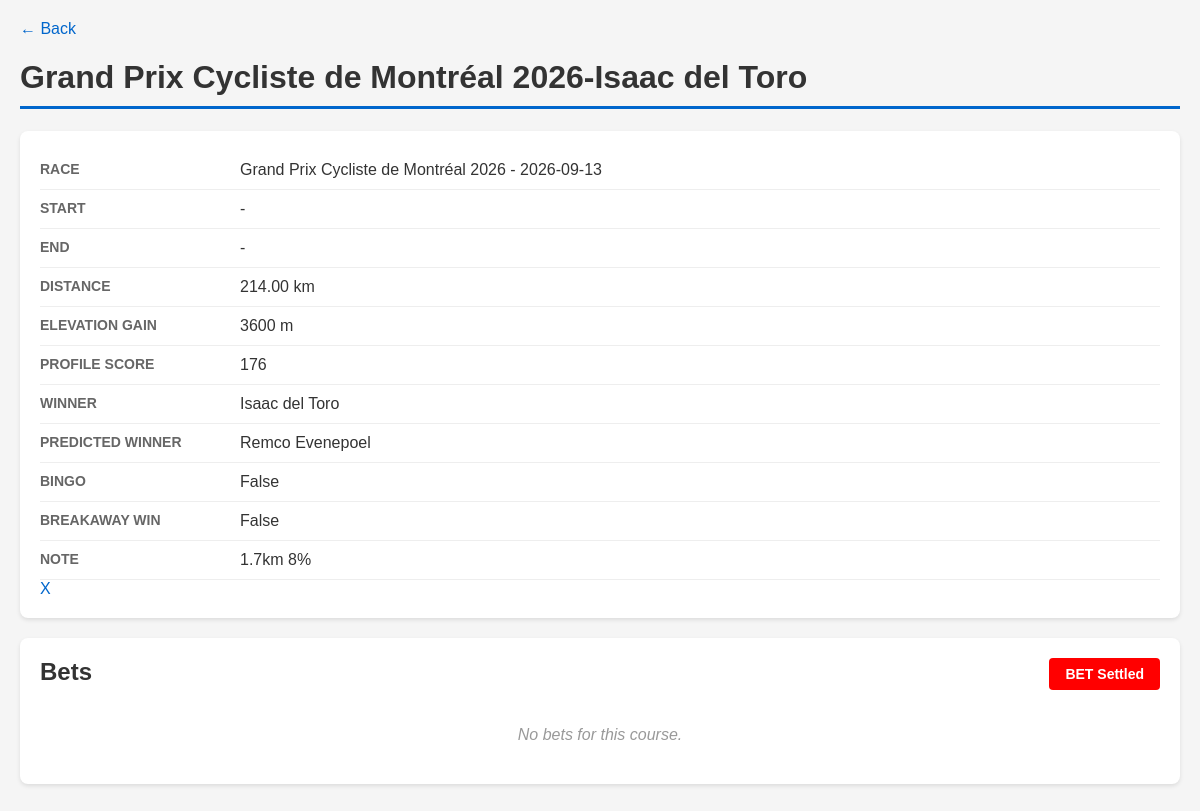
Screenshot of /course/156/ with the database file from the repository.
### uci/models/course.py (models this page shows, shortened)
class Course(models.Model):
    DEFAULT_BET_AMOUNT = Decimal('1')
    race = models.ForeignKey(Race, on_delete=models.CASCADE, related_name='courses')
    name = models.CharField(max_length=200)
    start = models.CharField(max_length=120, null=True, blank=True)
    end = models.CharField(max_length=120, null=True, blank=True)
    distance_km = models.DecimalField(max_digits=6, decimal_places=2, null=True, blank=True)
    elevation_gain_m = models.IntegerField(null=True, blank=True)
    note = models.TextField(max_length=500, null=True, blank=True)
    key_point = models.JSONField(null=True, blank=True, default=list)
    profile_score = models.IntegerField(null=True, blank=True)
    profile_score_20k = models.IntegerField(null=True, blank=True)
    winner = models.ForeignKey(Rider, on_delete=models.CASCADE, null=True, blank=True, related_name='course_winner')
    predict_winner = models.ForeignKey(Rider, on_delete=models.CASCADE, null=True, blank=True, related_name='course_predict_winner')
    pre_analysis = models.TextField(max_length=500, null=True, blank=True)
    course_url = models.URLField(null=True, blank=True)
    is_won_by_breakaway = models.BooleanField(default=False)
    bingo_rate = models.DecimalField(max_digits=6, decimal_places=2, null=True, blank=True)
    settled = models.BooleanField(default=False)
    def __init__(self, *args, **kwargs):
        super().__init__(*args, **kwargs)
        self.__original_predict_winner_id = self.predict_winner_id
    def __str__(self):
        return f"{self.name}-{self.winner}"
    @property
    def bingo(self):
        return self.predict_winner == self.winner and self.winner is not None

### uci/models/rider.py (models this page shows, shortened)
class Rider(models.Model):
    FORM_TREND_CHOICES = [
        ('high', '↑'),
        ('increase', '↗'),
        ('normal', '→'),
        ('decrease', '↘'),
        ('low', '↓'),
    ]
    FORM_TO_TREND = {1: 'low', 2: 'decrease', 3: 'normal', 4: 'increase', 5: 'high'}
    SCORE_VALIDATORS = [MinValueValidator(1), MaxValueValidator(100)]
    name = models.CharField(max_length=100, unique=True)
    nationality = models.CharField(max_length=100, null=True, blank=True)
    date_of_birth = models.DateField(null=True, blank=True)
    note = models.TextField(max_length=500, null=True, blank=True)
    form = models.IntegerField(validators=[MinValueValidator(1), MaxValueValidator(5)], null=True, blank=True)
    form_trend = models.CharField(max_length=10, choices=FORM_TREND_CHOICES, null=True, blank=True, default='normal')
    breakaway = models.BooleanField(default=False)
    breakaway_note = models.CharField(max_length=100, null=True, blank=True)
    score_climb = models.IntegerField(null=True, blank=True, default=1, validators=SCORE_VALIDATORS)
    score_wave = models.IntegerField(null=True, blank=True, default=1, validators=SCORE_VALIDATORS)
    score_punch = models.IntegerField(null=True, blank=True, default=1, validators=SCORE_VALIDATORS)
    score_tt = models.IntegerField(null=True, blank=True, default=1, validators=SCORE_VALIDATORS)
    score_sprint = models.IntegerField(null=True, blank=True, default=1, validators=SCORE_VALIDATORS)
    score_steep = models.IntegerField(null=True, blank=True, default=1, validators=SCORE_VALIDATORS)
    limit_distance = models.FloatField(null=True, blank=True, default=10)
    limit_slope = models.FloatField(null=True, blank=True, default=10)
    form_history_cache = models.JSONField(default=list, blank=True)
    FORM_HISTORY_CACHE_MAX = 10
    class Meta:
        ordering = ['name']  # for admin
    def __str__(self):
        return f"{self.name}"

### uci/models/race.py (models this page shows, shortened)
class Race(models.Model):
    CATEGORY_CHOICES = [
        ('classic', 'Classic'),
        ('high_mountain', 'High Mountain'),
        ('flat', 'Flat'),
        ('tour', 'Tour'),
        ('weekly', 'Weekly'),
    ]
    name = models.CharField(max_length=200)
    date = models.DateField(null=True, blank=True)
    location = models.CharField(max_length=200)
    category = models.CharField(max_length=50, choices=CATEGORY_CHOICES, default='classic')
    winner = models.ForeignKey(Rider, on_delete=models.CASCADE, null=True, blank=True, related_name='race_winner')
    predict_winner = models.ForeignKey(Rider, on_delete=models.CASCADE, null=True, blank=True, related_name='race_predict_winner')
    one_day_race = models.BooleanField(default=False)
    note = models.TextField(null=True, blank=True)
    class Meta:
        ordering = ['-date']
    def __str__(self):
        return f"{self.name} - {self.date}"

### uci/views.py (the view)
# urls.py: path('course/<int:pk>/', views.course_detail, name='course_detail'),
def course_detail(request, pk):
    course = get_object_or_404(Course, pk=pk)
    bets = Bet.objects.filter(course=course).select_related('user', 'rider')
    riders = Rider.objects.all()
    users = User.objects.all()
    return render(request, 'uci/course_detail.html', {'course': course, 'bets': bets, 'riders': riders, 'users': users})

### uci/templates/uci/course_detail.html (shortened to what this page needs)
<!DOCTYPE html>
<html lang="en">
<head>
</head>
<body>
    <a href="/">&larr; Back</a>
    <h1>{{ course }}</h1>
    <div class="card">
        <div class="field">
            <span class="label">Race</span>
            <span class="value">{{ course.race }}</span>
        </div>
        <div class="field">
            <span class="label">Start</span>
            <span class="value">{{ course.start|default:"-" }}</span>
        </div>
        <div class="field">
            <span class="label">End</span>
            <span class="value">{{ course.end|default:"-" }}</span>
        </div>
        <div class="field">
            <span class="label">Distance</span>
            <span class="value">{% if course.distance_km %}{{ course.distance_km }} km{% else %}-{% endif %}</span>
        </div>
        <div class="field">
            <span class="label">Elevation Gain</span>
            <span class="value">{% if course.elevation_gain_m %}{{ course.elevation_gain_m }} m{% else %}-{% endif %}</span>
        </div>
        <div class="field">
            <span class="label">Profile Score</span>
            <span class="value">{{ course.profile_score|default:"-" }}</span>
        </div>
        <div class="field">
            <span class="label">Winner</span>
            <span class="value">{{ course.winner|default:"-" }}</span>
        </div>
        <div class="field">
            <span class="label">Predicted Winner</span>
            <span class="value">{{ course.predict_winner|default:"-" }}</span>
        </div>
        <div class="field">
            <span class="label">Bingo</span>
            <span class="value">{{ course.bingo }}</span>
        </div>
        <div class="field">
            <span class="label">Breakaway Win</span>
            <span class="value">{{ course.is_won_by_breakaway }}</span>
        </div>
        {% if course.note %}
        <div class="field">
            <span class="label">Note</span>
            <span class="value">{{ course.note }}</span>
        </div>
        {% endif %}
        <a href="{% url 'uci:course_predict' course.pk %}">X</a>
    </div>
    <div class="card">
        <h2 style="margin-top:0; color:#333; display:inline-block;">Bets</h2>
        {% if not course.settled %}
            <button class="btn btn-settle" style="float:right;" onclick="document.getElementById('settleModal').classList.add('active')">Settle</button>
            <button class="btn btn-bet" style="float:right;" onclick="document.getElementById('betModal').classList.add('active')">BET</button>
        {% else %}
            <button class="btn btn-settled" style="float:right;)">BET Settled</button>
        {% endif %}
        {% if bets %}
        <table>
            <thead>
                <tr>
                    <th>User</th>
                    <th>Rider</th>
                    <th>Bet Amount</th>
                    <th>Odd Rate</th>
                    <th>Credit Return</th>
                    <th>Status</th>
                </tr>
            </thead>
            <tbody>
                {% for bet in bets %}
                <tr>
                    <td>{{ bet.user }}</td>
                    <td>{{ bet.rider }}</td>
                    <td>{{ bet.bet_amount|default:"-" }}</td>
                    <td>{{ bet.odd_rate }}</td>
                    <td style="{% if bet.credit_return > 0 %}color:#28a745;{% elif bet.credit_return < 0 %}color:#dc3545;{% endif %} font-weight:bold;">{{ bet.credit_return|default:"-" }}</td>
                    <td><span class="badge {{ bet.status }}">{{ bet.get_status_display }}</span></td>
                </tr>
                {% endfor %}
            </tbody>
        </table>
        {% else %}
            <div class="no-data">No bets for this course.</div>
        {% endif %}
    </div>
</body>
</html>

### uci/templates/uci/course_detail.html (style rules this page uses)
body { font-family: Arial, sans-serif; max-width: 1200px; margin: 0 auto; padding: 20px; background-color: #f5f5f5; }
h1 { color: #333; border-bottom: 3px solid #0066cc; padding-bottom: 10px; }
.card { background: white; padding: 20px; border-radius: 8px; box-shadow: 0 2px 4px rgba(0,0,0,0.1); margin-bottom: 20px; }
.field { display: flex; padding: 10px 0; border-bottom: 1px solid #eee; }
.label { width: 200px; color: #666; font-size: 14px; text-transform: uppercase; font-weight: bold; }
.value { color: #333; }
a { color: #0066cc; text-decoration: none; }
.no-data { color: #999; font-style: italic; padding: 20px; text-align: center; }
.btn { padding: 8px 16px; border: none; border-radius: 4px; cursor: pointer; font-size: 14px; font-weight: bold; }
.btn-settled { background-color: #ff0000; color: white; }

### rows the page displays
Course: name+winner "Grand Prix Cycliste de Montréal 2026-Isaac del Toro", race "Grand Prix Cycliste de Montréal 2026 - 2026-09-13", start "-", end "-", distance_km "214.00", elevation_gain_m "3600", profile_score "176", winner "Isaac del Toro", predict_winner "Remco Evenepoel", bingo "False", is_won_by_breakaway "False", note "1.7km 8%"
